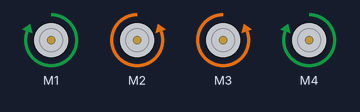
This sketch was run on a simulated Arduino Uno, built with avr-gcc and run on an emulated ATmega328P. Parts: 4 × DC motor (green arrow = forward, orange = backward, longer = faster).

Above: at 0.1 s.
Timing chart, 0 to 1.6 s (numbered marks = the images above):
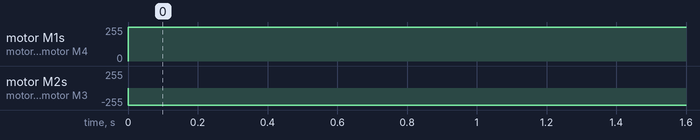

The sketch:

mecanum_movement.ino
```cpp
#include <AFMotor.h>

AF_DCMotor motor1 (1); //Front left wheel
AF_DCMotor motor2 (2); //Front right wheel
AF_DCMotor motor3 (3); //Back left wheel
AF_DCMotor motor4 (4); //Back right wheel

void setup() {
}

void loop() {
  //goForward(100, 1);
  //movementtest(90, 255, 0);
  simple_movement(0,0,255); //speed: 0-255, turn: 0-1, strafe: ?-?
  delay(1000);
}

//Low-level functions
void runMotor(float value, int motor) {
  if (motor == 1) { //check for which motor is being called
    motor1.setSpeed(int(abs(value))); //set speed to input speed
    if (value>0) { //determine whether to run motor forward or backward
      motor1.run(FORWARD);
    }
    else {
      motor1.run(BACKWARD);
    }
  }
  if (motor == 2) {
    motor2.setSpeed(int(abs(value)));
    if (value>0) {
      motor2.run(FORWARD);
    }
    else {
      motor2.run(BACKWARD);
    }
  }
  if (motor == 3) {
    motor3.setSpeed(int(abs(value)));
    if (value>0) {
      motor3.run(FORWARD);
    }
    else {
      motor3.run(BACKWARD);
    }
  }
  if (motor == 4) {
    motor4.setSpeed(int(abs(value)));
    if (value>0) {
      motor4.run(FORWARD);
    }
    else {
      motor4.run(BACKWARD);
    }
  }
}

void simple_movement(int speed, int turn, int strafe) {
  float frontLeft = speed + turn + strafe;
  float frontRight = speed - turn - strafe;
  float rearLeft = speed + turn - strafe;
  float rearRight = speed - turn + strafe;

  runMotor(frontLeft,1);
  runMotor(frontRight,2);
  runMotor(rearLeft,3);
  runMotor(rearRight,4);
}

//High-level functions
void goForward(float speed_percent, float seconds) { //input PERCENTAGE of 100%, time in SECONDS
  int en_value = 255*(speed_percent/100); //convert percentage to 0-255 value
  float milliseconds = seconds*1000; //convert seconds to milliseconds
  simple_movement(en_value, 0, 0);
  delay(milliseconds); //run for desired time
}

void goBackward(float speed_percent, float seconds) { //input PERCENTAGE of 100%, time in SECONDS
  int en_value = 255*(speed_percent/100); //convert percentage to 0-255 value
  float milliseconds = seconds*1000; //convert seconds to milliseconds
  simple_movement(en_value, 0, 0);
  delay(milliseconds); //run for desired time
}


//OLD
void movementtest(int theta, int power, int turn) {
  //input: theta, power, and turn
  float pi = 3.1415926;
  float sinValue = sin(theta - pi/4);
  float cosValue = cos(theta - pi/4);
  float max = max(abs(sinValue),abs(cosValue));

  //how do I calculate power and turn??
  float motor1power = int(power * cosValue/max + turn);
  float motor2power = power * sinValue/max + turn;
  float motor3power = power * sinValue/max + turn;
  float motor4power = power * cosValue/max + turn;

  Serial.print(" ");
  Serial.print(motor1power);
  Serial.print(motor2power);
  Serial.print(motor3power);
  Serial.print(motor4power);


  // if ((power + abs(turn)) > 1) {
  //   motor1power /= power + turn;
  //   motor2power /= power + turn;
  //   motor3power /= power + turn;
  //   motor4power /= power + turn;
  // }

  Serial.print(motor1power);

  motor1.setSpeed(int(motor1power));
  motor1.run(FORWARD);

  motor2.setSpeed(int(motor2power));
  motor2.run(FORWARD);

  motor3.setSpeed(int(motor3power));
  motor3.run(FORWARD);

  motor4.setSpeed(int(motor4power));
  motor4.run(FORWARD);
  delay(1000);
}
```

Measured:
- by itself, motor M1, motor M4: stopped → forward 255/255 at 0.00 s
- by itself, motor M2, motor M3: stopped → backward 255/255 at 0.00 s
